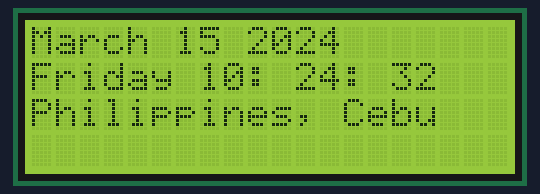
Simulated run of this program. Board: ESP32. On the bench: 20×4 character LCD. WiFi joins after 1.5 s; servers stay silent unless stated; the local clock reads 2024-03-15 10:24:30 at power-on unless the program sets it; what the program prints to the serial monitor is not drawn.

Above: at 2.7 s.
At 4.7 s:
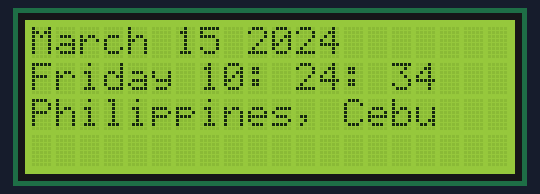
At 6.8 s:
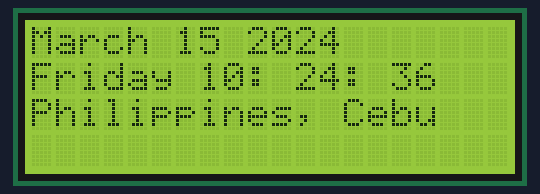
At 11.0 s:
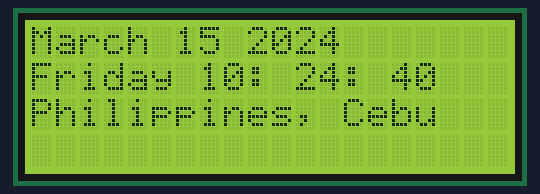
At 20.3 s:
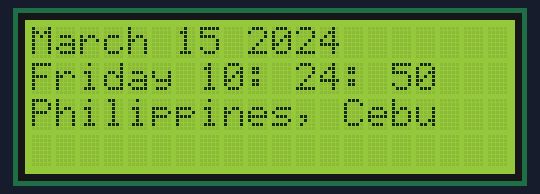
At 38.9 s:
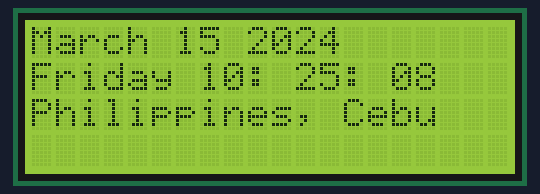

The program:

main.cpp
```cpp
#include <WiFi.h>
#include "time.h"
#include "esp_sntp.h"
#include <Wire.h>
#include <hd44780.h>         // Include HD44780 library for I2C LCD
#include <hd44780ioClass/hd44780_I2Cexp.h>  // Include the I2C expansion for HD44780

// LCD Setup
hd44780_I2Cexp lcd(0x27, 20, 4);  // I2C Address 0x27 for 20x4 LCD

// Wi-Fi Credentials
const char *ssid = "SM_FreeWIFI"; // Enter your Wifi Name
const char *password = "HaiseKen05$$"; // Enter your Wifi Password

// NTP Server Configuration
const char *ntpServer1 = "pool.ntp.org";
const char *ntpServer2 = "time.nist.gov";
const long gmtOffset_sec = 3600 * 8;       // change the 8 depending on which time zone you are in
const int daylightOffset_sec = 3600;      // Daylight savings offset in seconds

// Time Zone Configuration (optional)
const char *time_zone = "CET-1CEST,M3.5.0,M10.5.0/3";

// Location Information
const char *location = "Philippines, Cebu"; //Enter your Location

// Buffers to store last displayed date and time
char lastDisplayedDate[20] = " ";
char lastDisplayedTime[20] = " ";

// Function to Print Local Time to LCD
void printLocalTime() {
  struct tm timeinfo;

  // Check if time is available
  if (!getLocalTime(&timeinfo)) {
    Serial.println("Failed to obtain time!");
    return;
  }

  // Prepare date and time strings
  char currentDate[20];
  char currentTime[20];
  strftime(currentDate, sizeof(currentDate), "%B %d %Y", &timeinfo);
  strftime(currentTime, sizeof(currentTime), "%A %H: %M: %S", &timeinfo);

  // Update Date on LCD if it has changed
  if (strcmp(lastDisplayedDate, currentDate) != 0) {
    lcd.setCursor(0, 0);
    lcd.print(" ");  // Clear row
    lcd.setCursor(0, 0);
    lcd.print(currentDate);
    strncpy(lastDisplayedDate, currentDate, sizeof(lastDisplayedDate));
  }

  // Update Time on LCD if it has changed
  if (strcmp(lastDisplayedTime, currentTime) != 0) {
    lcd.setCursor(0, 1);
    lcd.print(" ");  // Clear row
    lcd.setCursor(0, 1);
    lcd.print(currentTime);
    strncpy(lastDisplayedTime, currentTime, sizeof(lastDisplayedTime));
  }

  // Display Location (static, does not change)
  lcd.setCursor(0, 2);
  lcd.print(" ");  // Clear row
  lcd.setCursor(0, 2);
  lcd.print(location);
}

// Callback Function for NTP Time Synchronization
void timeSyncCallback(struct timeval *t) {
  Serial.println("NTP Time Synchronized!");
  printLocalTime();
}

// Wi-Fi Connection Setup
void connectToWiFi() {
  Serial.printf("Connecting to Wi-Fi: %s ", ssid);
  WiFi.begin(ssid, password);

  // Wait until connected
  while (WiFi.status() != WL_CONNECTED) {
    delay(500);
    Serial.print(".");
  }

  Serial.println("\nWi-Fi Connected!");
}

// Setup Function
void setup() {
  // Serial and LCD Initialization
  Serial.begin(115200);
  lcd.begin(20, 4);  // Initialize LCD (20 columns and 4 rows)
  lcd.setBacklight(1);  // Turn on the backlight

  // Connect to Wi-Fi
  connectToWiFi();

  // Configure NTP and Time Synchronization
  esp_sntp_servermode_dhcp(1);  // Optional: Enable DHCP for NTP server
  sntp_set_time_sync_notification_cb(timeSyncCallback);  // Set callback
  configTime(gmtOffset_sec, daylightOffset_sec, ntpServer1, ntpServer2);  // Configure NTP
}

// Loop Function
void loop() {
  delay(1000);        // Update time every second
  printLocalTime();   // Print updated time to LCD
}
```

Measured:
- what the display in image 1 shows lasts 1.0 s, from 4.7 s to 5.7 s
